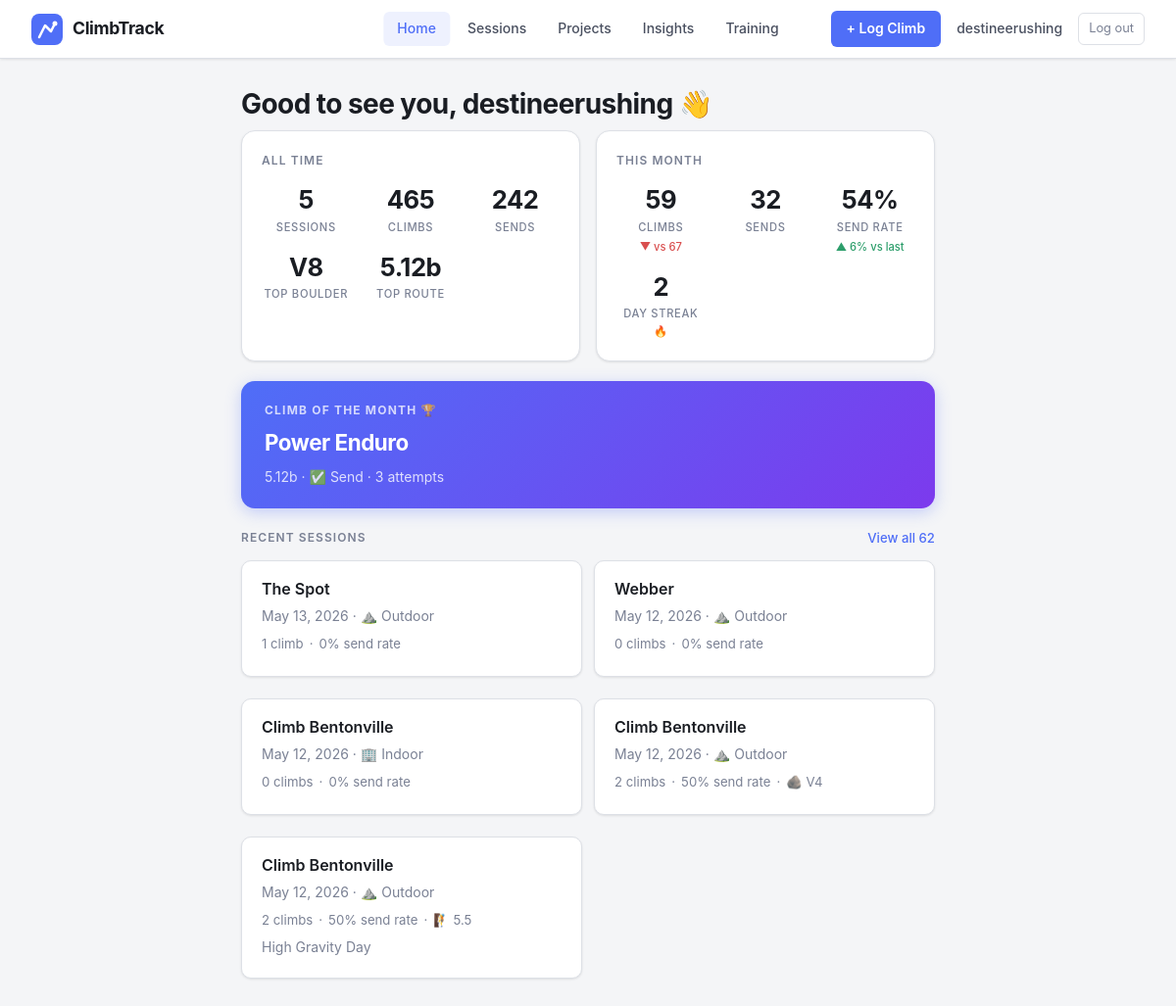
Screenshot of / (signed in) with the database file from the repository.
### app.py (models this page shows, shortened)
class User(UserMixin, db.Model):
    id = db.Column(db.Integer, primary_key=True)
    email = db.Column(db.String(150), unique=True, nullable=False)
    display_name = db.Column(db.String(100), nullable=False)
    password_hash = db.Column(db.String(256), nullable=False)
    created_at = db.Column(db.DateTime, default=datetime.utcnow)
    sessions = db.relationship('Session', backref='user', lazy=True)

class Climb(db.Model):
    id = db.Column(db.Integer, primary_key=True)
    session_id = db.Column(db.Integer, db.ForeignKey('session.id'), nullable=True)
    route_id = db.Column(db.Integer, db.ForeignKey('route.id'), nullable=True)
    climb_name = db.Column(db.String(100))
    discipline = db.Column(db.String(20), default='boulder')  # 'boulder' or 'route'
    grade = db.Column(db.String(20))
    attempts = db.Column(db.Integer)
    result = db.Column(db.String(20), default='attempt')
    notes = db.Column(db.String(500))
    style_tags = db.Column(db.String(300))  # comma-separated e.g. "crimp,overhang"
    photo_filename = db.Column(db.String(200))
    video_url = db.Column(db.String(500))
    def get_style_tags(self):
        if not self.style_tags:
            return []
        return [t.strip() for t in self.style_tags.split(',') if t.strip()]

class Session(db.Model):
    id = db.Column(db.Integer, primary_key=True)
    date = db.Column(db.DateTime, default=datetime.utcnow)
    gym_id = db.Column(db.Integer, db.ForeignKey('gym.id'), nullable=True)
    user_id = db.Column(db.Integer, db.ForeignKey('user.id'), nullable=True)
    location = db.Column(db.String(100))
    session_type = db.Column(db.String(20), default='indoor')
    notes = db.Column(db.String(300))
    climbs = db.relationship('Climb', backref='session', lazy=True)

class Gym(db.Model):
    id = db.Column(db.Integer, primary_key=True)
    name = db.Column(db.String(100), nullable=False, unique=True)
    address = db.Column(db.String(200))
    is_outdoor = db.Column(db.Boolean, default=False)
    image_filename = db.Column(db.String(200))
    created_at = db.Column(db.DateTime, default=datetime.utcnow)
    sessions = db.relationship('Session', backref='gym', lazy=True)
    routes = db.relationship('Route', backref='gym', lazy=True)

### app.py (the view)
@app.route("/")
@login_required
def home():
    sessions = Session.query.order_by(Session.date.desc()).limit(5).all()
    total_sessions_count = Session.query.count()
    session_stats = {s.id: compute_stats(s.climbs) for s in sessions}
    all_climbs = Climb.query.all()
    all_time = compute_stats(all_climbs)
    all_time['total_sessions'] = len(sessions)
    from datetime import date
    today = datetime.utcnow()
    this_month_start = today.replace(day=1, hour=0, minute=0, second=0, microsecond=0)
    last_month_start = (this_month_start.replace(day=1) - __import__('datetime').timedelta(days=1)).replace(day=1)
    this_month_climbs = [c for c in all_climbs if c.session and c.session.date >= this_month_start]
    last_month_climbs = [c for c in all_climbs if c.session and last_month_start <= c.session.date < this_month_start]
    this_month_stats = compute_stats(this_month_climbs)
    last_month_stats = compute_stats(last_month_climbs)
    rate_diff = this_month_stats['send_rate'] - last_month_stats['send_rate'] if last_month_climbs else None
    tag_counts = {}
    for c in this_month_climbs:
        for tag in c.get_style_tags():
            tag_counts[tag] = tag_counts.get(tag, 0) + 1
    top_tag = max(tag_counts, key=tag_counts.get) if tag_counts else None
    session_dates = sorted(set(s.date.date() for s in sessions), reverse=True)
    streak = 0
    if session_dates:
        from datetime import date, timedelta
        check = date.today()
        for d in session_dates:
            if d == check or d == check - timedelta(days=1):
                streak += 1
                check = d
            else:
                break
    trends = {
        'this_month_climbs': this_month_stats['total'],
        'last_month_climbs': last_month_stats['total'],
        'this_month_sends': this_month_stats['sends'],
        'this_month_send_rate': this_month_stats['send_rate'],
        'rate_diff': rate_diff,
        'top_tag': top_tag,
        'streak': streak,
    }
    cotm = None
    this_month_sends = [
        c for c in this_month_climbs
        if c.result in SEND_RESULTS and c.grade and c.discipline
    ]
    if this_month_sends:
        result_bonus = {'onsight': 300, 'flash': 200, 'send': 100}
        def cotm_score(c):
            rank = GRADE_RANK.get((c.discipline, c.grade), 0)
            bonus = result_bonus.get(c.result, 0)
            attempts_penalty = c.attempts or 1
            return (rank * 100) + bonus - attempts_penalty
        cotm = max(this_month_sends, key=cotm_score)
    return render_template(
        "index.html",
        sessions=sessions,
        session_stats=session_stats,
        all_time=all_time,
        trends=trends,
        cotm=cotm,
        result_labels=RESULT_LABELS,
        total_sessions_count=total_sessions_count,
    )

### app.py (called while the page is built)
@login_manager.user_loader
def load_user(user_id):
    return User.query.get(int(user_id))

def compute_stats(climbs):
    total = len(climbs)
    sends = sum(1 for c in climbs if c.result in SEND_RESULTS)
    send_rate = round((sends / total) * 100) if total > 0 else 0
    sent_climbs = [c for c in climbs if c.result in SEND_RESULTS and c.grade]
    def find_hardest(discipline):
        candidates = [c.grade for c in sent_climbs if c.discipline == discipline]
        if not candidates:
            return None
        return max(candidates, key=lambda g: GRADE_RANK.get((discipline, g), -1))
    hardest_boulder = find_hardest('boulder')
    hardest_route = find_hardest('route')
    breakdown = {rt: sum(1 for c in climbs if c.result == rt) for rt in RESULT_TYPES}
    return {
        'total': total,
        'sends': sends,
        'send_rate': send_rate,
        'hardest_boulder': hardest_boulder,
        'hardest_route': hardest_route,
        'breakdown': breakdown,
    }

### templates/index.html (shortened to what this page needs)
<!DOCTYPE html>
<html>
<head>
    <link rel="stylesheet" href="{{ url_for('static', filename='style.css') }}">
</head>
<body>
    <header class="desktop-nav">
        <a href="/" class="desktop-nav-logo">
            <span class="desktop-nav-wordmark">ClimbTrack</span>
        </a>
        <nav class="desktop-nav-links">
            <a href="/" class="desktop-nav-link active">Home</a>
            <a href="/gyms" class="desktop-nav-link">Sessions</a>
            <a href="/projects" class="desktop-nav-link">Projects</a>
            <a href="/insights" class="desktop-nav-link">Insights</a>
            <a href="/training" class="desktop-nav-link">Training</a>
        </nav>
        <div class="desktop-nav-user">
            <a href="/session/new" class="desktop-nav-cta">+ Log Climb</a>
            <span class="desktop-nav-name">{{ current_user.display_name }}</span>
            <a href="/logout" class="desktop-nav-logout">Log out</a>
        </div>
    </header>
    <h1>Good to see you, {{ current_user.display_name.split()[0] }} 👋</h1>
    {% if all_time.total > 0 %}
    <div class="dashboard-grid">
        <div class="stats-card">
            <h3>All Time</h3>
            <div class="stats-grid stats-grid-3">
                <div class="stat">
                    <div class="stat-value">{{ all_time.total_sessions }}</div>
                    <div class="stat-label">Sessions</div>
                </div>
                <div class="stat">
                    <div class="stat-value">{{ all_time.total }}</div>
                    <div class="stat-label">Climbs</div>
                </div>
                <div class="stat">
                    <div class="stat-value">{{ all_time.sends }}</div>
                    <div class="stat-label">Sends</div>
                </div>
                <div class="stat">
                    <div class="stat-value">{{ all_time.hardest_boulder or '—' }}</div>
                    <div class="stat-label">Top Boulder</div>
                </div>
                <div class="stat">
                    <div class="stat-value">{{ all_time.hardest_route or '—' }}</div>
                    <div class="stat-label">Top Route</div>
                </div>
            </div>
        </div>
        {% if trends.this_month_climbs > 0 or trends.streak > 1 %}
        <div class="stats-card">
            <h3>This Month</h3>
            <div class="stats-grid stats-grid-3">
                <div class="stat">
                    <div class="stat-value">{{ trends.this_month_climbs }}</div>
                    <div class="stat-label">Climbs</div>
                    {% if trends.last_month_climbs > 0 %}
                    <div class="trend-delta {% if trends.this_month_climbs >= trends.last_month_climbs %}trend-up{% else %}trend-down{% endif %}">
                        {% if trends.this_month_climbs >= trends.last_month_climbs %}▲{% else %}▼{% endif %}
                        vs {{ trends.last_month_climbs }}
                    </div>
                    {% endif %}
                </div>
                <div class="stat">
                    <div class="stat-value">{{ trends.this_month_sends }}</div>
                    <div class="stat-label">Sends</div>
                </div>
                <div class="stat">
                    <div class="stat-value">{{ trends.this_month_send_rate }}%</div>
                    <div class="stat-label">Send Rate</div>
                    {% if trends.rate_diff is not none %}
                    <div class="trend-delta {% if trends.rate_diff >= 0 %}trend-up{% else %}trend-down{% endif %}">
                        {% if trends.rate_diff >= 0 %}▲{% else %}▼{% endif %}
                        {{ trends.rate_diff | abs }}% vs last
                    </div>
                    {% endif %}
                </div>
                <div class="stat">
                    {% if trends.streak > 1 %}
                    <div class="stat-value">{{ trends.streak }}</div>
                    <div class="stat-label">Day Streak 🔥</div>
                    {% endif %}
                </div>
                <div class="stat"></div>
                <div class="stat"></div>
            </div>
        </div>
        {% endif %}
    </div>
    {% endif %}
    {% if cotm %}
    <div class="cotm-card">
        <p class="cotm-label">Climb of the Month 🏆</p>
        <p class="cotm-name">
            {% if cotm.route_id %}
            <a href="/route/{{ cotm.route_id }}">{{ cotm.climb_name }}</a>
            {% else %}
            {{ cotm.climb_name }}
            {% endif %}
        </p>
        <p class="cotm-detail">
            {{ cotm.grade }} · {{ result_labels[cotm.result] }} · {{ cotm.attempts }} attempt{% if cotm.attempts != 1 %}s{% endif %}
        </p>
    </div>
    {% endif %}
    <div class="section-header">
        <p class="section-heading" style="margin: 0">Recent Sessions</p>
        {% if total_sessions_count > 5 %}
        <a href="/gyms" class="view-all-link">View all {{ total_sessions_count }}</a>
        {% endif %}
    </div>
    {% if sessions %}
        <div class="card-grid">
        {% for session in sessions %}
        {% set stats = session_stats[session.id] %}
        <div class="card">
            <h3><a href="/session/{{ session.id }}">{{ session.gym.name if session.gym else session.location }}</a></h3>
            <p class="muted">
                {{ session.date.strftime('%B %d, %Y') }} ·
                {% if session.session_type == 'outdoor' %}⛰️ Outdoor{% else %}🏢 Indoor{% endif %}
            </p>
            <div class="mini-stats">
                <span>{{ stats.total }} climb{% if stats.total != 1 %}s{% endif %}</span>
                <span>·</span>
                <span>{{ stats.send_rate }}% send rate</span>
                {% if stats.hardest_boulder %}
                <span>·</span>
                <span>🪨 {{ stats.hardest_boulder }}</span>
                {% endif %}
                {% if stats.hardest_route %}
                <span>·</span>
                <span>🧗 {{ stats.hardest_route }}</span>
                {% endif %}
            </div>
            {% if session.notes %}
            <p class="muted">{{ session.notes }}</p>
            {% endif %}
        </div>
        {% endfor %}
        </div>
    {% else %}
        <div class="empty-state">
            <div class="empty-state-icon">🧗</div>
            <p>No sessions yet — hit the + button to start tracking!</p>
        </div>
    {% endif %}
</body>
</html>

### rows the page displays
User: display_name "destineerushing"
Climb: grade "V8"
Climb: grade "5.12b"
Climb: climb_name "Power Enduro", grade "5.12b", result "✅ Send", attempts "3"
Climb: hardest_boulder "V4"
Climb: hardest_route "5.5"

### other values shown
{{ all_time.total_sessions }} "5"
{{ all_time.total }} "465"
{{ all_time.sends }} "242"
{{ trends.this_month_climbs }} "59"
{{ trends.last_month_climbs }} "67"
{{ trends.this_month_sends }} "32"
{{ trends.this_month_send_rate }} "54"
{{ trends.rate_diff | abs }} "6"
{{ trends.streak }} "2"
{{ total_sessions_count }} "62"
{{ session.gym.name if session.gym else session.location }} "The Spot"
{{ session.date.strftime('%B %d, %Y') }} "May 13, 2026"
{{ stats.total }} "1"
{{ stats.send_rate }} "0"
{{ session.gym.name if session.gym else session.location }} "Webber"
